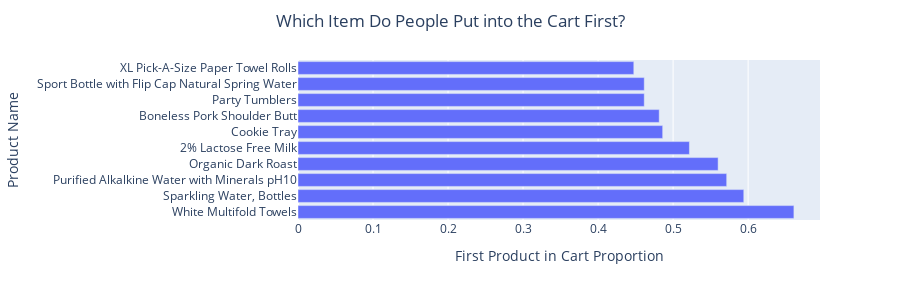

The cell this chart's notebook holds for it:
### Code cell
df = train[train['add_to_cart_order']==1].groupby('product_id').count().reset_index()
df = pd.merge(df, products[['product_id', 'product_name']], how='left', on=['product_id'])
count = train.groupby('product_id').count().reset_index()
df = pd.merge(df, count[['product_id', 'reordered']], how='left', on=['product_id'])
df = df[df['reordered_x']>10]
df['mean'] = df['reordered_x']/df['reordered_y']
df = df.sort_values(by='mean',ascending=False).head(10)
first_in_cart = px.bar(df,x='mean',y='product_name',labels={"mean":"First Product in Cart Proportion", "product_name":"Product Name"},height=300)
first_in_cart.update_layout(
    title={
        'text': "Which Item Do People Put into the Cart First?",
        'y':0.95,
        'x':0.5,
        'xanchor': 'center',
        'yanchor': 'top'})

first_in_cart.show()

### Figure 1 — Plotly figure (JSON) as saved in the notebook; plotly's stock layout.template omitted (floating-point values rounded to 4 significant figures)
{"data": [{"alignmentgroup": "True", "hovertemplate": "First Product in Cart Proportion=%{x}<br>Product Name=%{y}<extra></extra>", "legendgroup": "", "marker": {"color": "#636efa", "pattern": {"shape": ""}}, "name": "", "offsetgroup": "", "orientation": "h", "showlegend": false, "textposition": "auto", "type": "bar", "x": [0.661, 0.5942, 0.5714, 0.56, 0.5217, 0.4861, 0.4815, 0.4615, 0.4615, 0.4476], "xaxis": "x", "y": ["White Multifold Towels", "Sparkling Water, Bottles", "Purified Alkalkine Water with Minerals pH10", "Organic Dark Roast", "2% Lactose Free Milk", "Cookie Tray", "Boneless Pork Shoulder Butt", "Party Tumblers", "Sport Bottle with Flip Cap Natural Spring Water", "XL Pick-A-Size Paper Towel Rolls"], "yaxis": "y"}], "layout": {"barmode": "relative", "height": 300, "legend": {"tracegroupgap": 0}, "margin": {"t": 60}, "title": {"text": "Which Item Do People Put into the Cart First?", "x": 0.5, "xanchor": "center", "y": 0.95, "yanchor": "top"}, "xaxis": {"anchor": "y", "domain": [0, 1], "title": {"text": "First Product in Cart Proportion"}}, "yaxis": {"anchor": "x", "domain": [0, 1], "title": {"text": "Product Name"}}}}
